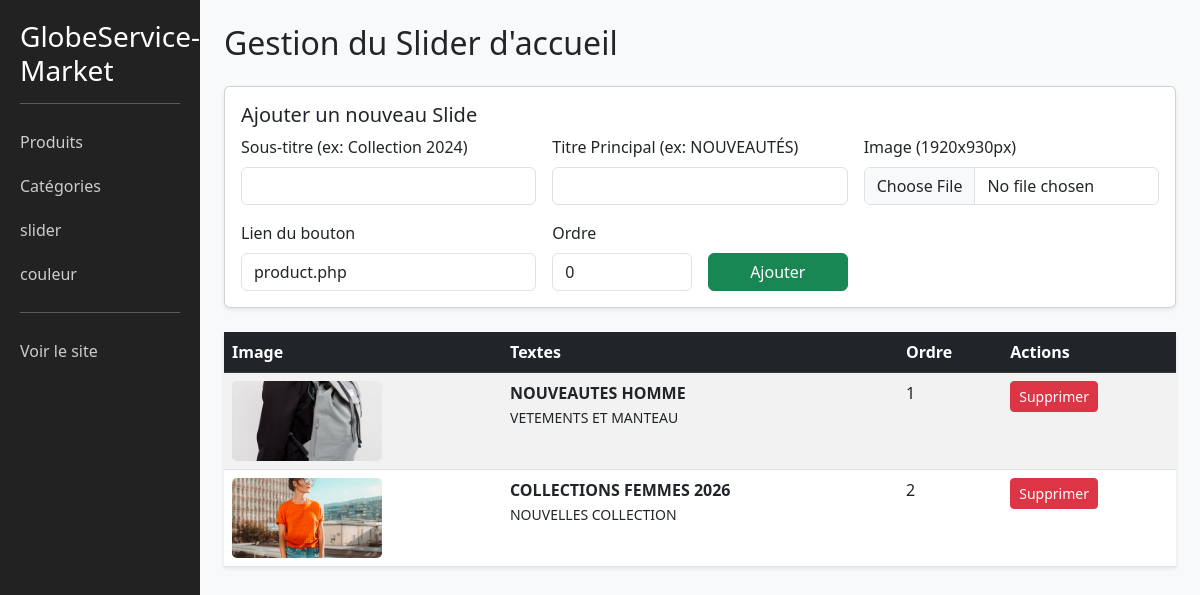
Screenshot of /admin/manage_slider.php with the database file from the repository.
### tables this page shows
CREATE TABLE `sliders` (
  `id` int(11) NOT NULL,
  `image` varchar(255) NOT NULL,
  `sous_titre` varchar(255) DEFAULT NULL,
  `titre_principal` varchar(255) DEFAULT NULL,
  `lien_bouton` varchar(255) DEFAULT 'product.php',
  `ordre` int(11) DEFAULT 0
);

### admin/manage_slider.php (the view, shortened to what this page needs)
<?php
require_once './db.php';
$sliders = $pdo->query("SELECT * FROM sliders ORDER BY ordre ASC")->fetchAll();
?>
<!DOCTYPE html>
<html lang="fr">
<head>
    <link rel="stylesheet" href="https://cdn.jsdelivr.net/npm/bootstrap@5.3.0/dist/css/bootstrap.min.css">
</head>
<body>
<div class="container-fluid">
    <div class="row">
        <div class="col-md-2 sidebar">
            <h3>GlobeService-Market</h3>
            <hr>
            <a href="index.php">Produits</a>
            <a href="categories.php">Catégories</a>
            <a href="manage_slider.php">slider</a>
            <a href="add-color.php">couleur</a>
            <hr>
            <a href="../index.php" target="_blank">Voir le site</a>
        </div>
        <div class="col-md-10 p-4">
            <h2>Gestion du Slider d'accueil</h2>
            <div class="card my-4 shadow-sm">
                <div class="card-body">
                    <h5 class="card-title">Ajouter un nouveau Slide</h5>
                    <form method="POST" enctype="multipart/form-data" class="row g-3">
                        <div class="col-md-4">
                            <label class="form-label">Sous-titre (ex: Collection 2024)</label>
                            <input type="text" name="sous_titre" class="form-control" required>
                        </div>
                        <div class="col-md-4">
                            <label class="form-label">Titre Principal (ex: NOUVEAUTÉS)</label>
                            <input type="text" name="titre_principal" class="form-control" required>
                        </div>
                        <div class="col-md-4">
                            <label class="form-label">Image (1920x930px)</label>
                            <input type="file" name="image" class="form-control" required>
                        </div>
                        <div class="col-md-4">
                            <label class="form-label">Lien du bouton</label>
                            <input type="text" name="lien_bouton" class="form-control" value="product.php">
                        </div>
                        <div class="col-md-2">
                            <label class="form-label">Ordre</label>
                            <input type="number" name="ordre" class="form-control" value="0">
                        </div>
                        <div class="col-md-2 d-flex align-items-end">
                            <button type="submit" name="add_slide" class="btn btn-success w-100">Ajouter</button>
                        </div>
                    </form>
                </div>
            </div>
            <table class="table table-striped bg-white shadow-sm">
                <thead class="table-dark">
                    <tr>
                        <th>Image</th>
                        <th>Textes</th>
                        <th>Ordre</th>
                        <th>Actions</th>
                    </tr>
                </thead>
                <tbody>
                    <?php foreach($sliders as $slide): ?>
                    <tr>
                        <td><img src="../images/<?php echo $slide['image']; ?>" class="img-preview"></td>
                        <td>
                            <strong><?php echo $slide['sous_titre']; ?></strong><br>
                            <small><?php echo $slide['titre_principal']; ?></small>
                        </td>
                        <td><?php echo $slide['ordre']; ?></td>
                        <td>
                            <a href="manage_slider.php?delete=<?php echo $slide['id']; ?>"
                               class="btn btn-sm btn-danger"
                               onclick="return confirm('Supprimer ce slide ?')">Supprimer</a>
                        </td>
                    </tr>
                    <?php endforeach; ?>
                </tbody>
            </table>
        </div>
    </div>
</div>
</body>
</html>

### admin/manage_slider.php (style rules this page uses)
body { background: #f8f9fa; }
.sidebar { min-height: 100vh; background: #222; color: white; padding: 20px; }
.sidebar a { color: #ccc; text-decoration: none; display: block; padding: 10px 0; }
.img-preview { width: 150px; height: 80px; object-fit: cover; border-radius: 5px; }

### rows the page displays
sliders: image (picture), sous_titre "NOUVEAUTES HOMME", titre_principal "VETEMENTS ET MANTEAU", ordre "1"
sliders: image (picture), sous_titre "COLLECTIONS FEMMES 2026", titre_principal "NOUVELLES COLLECTION", ordre "2"
